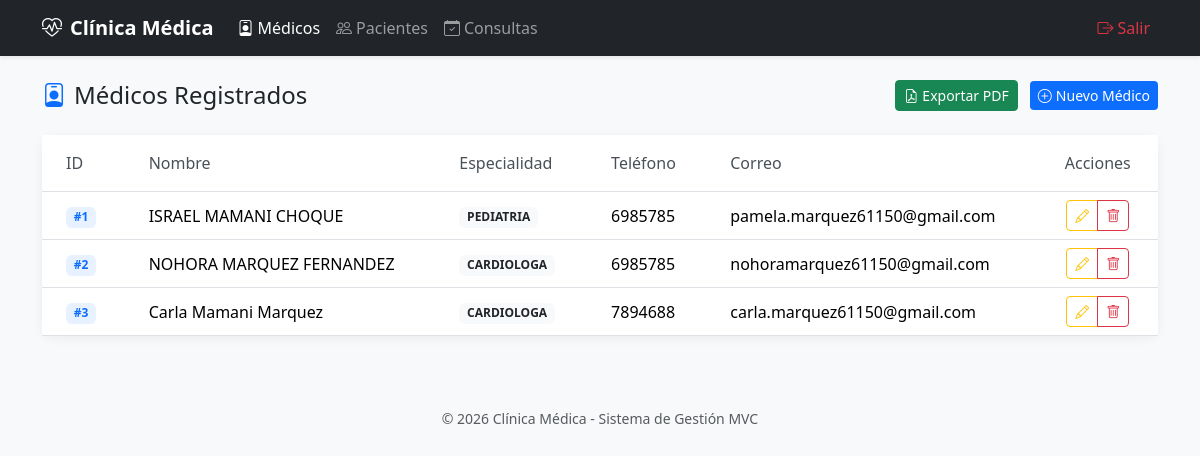
The page /medicos/ on the database its author committed.
### models/medico_model.py (models this page shows, shortened)
class Medico(db.Model):
    __tablename__ = 'medicos'
    id = db.Column(db.Integer, primary_key=True)
    nombre = db.Column(db.String(100), nullable=False)
    especialidad = db.Column(db.String(80), nullable=False)
    telefono = db.Column(db.String(20))
    correo = db.Column(db.String(100), unique=True, nullable=False)
    consultas = db.relationship('Consulta', backref='medico', lazy=True, cascade='all, delete-orphan')
    @staticmethod
    def get_all():
        return Medico.query.all()
    def delete(self):
        db.session.delete(self)
        db.session.commit()

### controllers/medico_controller.py (the view)
@medico_bp.route('/')
def index():
    medicos = Medico.get_all()
    return medico_view['list'](medicos)

### run.py (called while the page is built)
@app.context_processor
def inject_active_path():
    def is_active(path):
        return 'active' if request.path.startswith(path) else ''
    return dict(is_active=is_active)

### views/medico_view.py (called while the page is built)
def list(medicos):
    return render_template('medicos/index.html', medicos=medicos)

### templates/medicos/index.html (shortened to what this page needs)
{% extends 'base.html' %}
{% block content %}
<div class="d-flex justify-content-between align-items-center mb-4">
    <h4 class="mb-0"><i class="bi bi-person-badge me-2 text-primary"></i>Médicos Registrados</h4>
    <div>
        <a href="{{ url_for('consulta.exportar_medicos_pdf') }}" class="btn btn-success btn-sm me-2" title="Exportar a PDF">
            <i class="bi bi-file-earmark-pdf me-1"></i>Exportar PDF
        </a>
        <a href="{{ url_for('medico.create') }}" class="btn btn-primary btn-sm">
            <i class="bi bi-plus-circle me-1"></i>Nuevo Médico
        </a>
    </div>
</div>
<div class="card">
    <div class="card-body p-0">
        {% if medicos %}
        <div class="table-responsive">
            <table class="table table-hover align-middle mb-0">
                <thead class="bg-light">
                    <tr>
                        <th class="py-3 px-4">ID</th>
                        <th class="py-3 px-4">Nombre</th>
                        <th class="py-3 px-4">Especialidad</th>
                        <th class="py-3 px-4">Teléfono</th>
                        <th class="py-3 px-4">Correo</th>
                        <th class="py-3 px-4 text-center">Acciones</th>
                    </tr>
                </thead>
                <tbody>
                    {% for m in medicos %}
                    <tr>
                        <td class="px-4"><span class="badge badge-medico">#{{ m.id }}</span></td>
                        <td class="px-4 fw-medium">{{ m.nombre }}</td>
                        <td class="px-4"><span class="badge bg-light text-dark">{{ m.especialidad }}</span></td>
                        <td class="px-4">{{ m.telefono or '-' }}</td>
                        <td class="px-4">{{ m.correo }}</td>
                        <td class="px-4 text-center">
                            <div class="btn-group btn-group-sm">
                                <a href="{{ url_for('medico.edit', id=m.id) }}" class="btn btn-outline-warning" title="Editar"><i class="bi bi-pencil"></i></a>
                                <a href="{{ url_for('medico.delete', id=m.id) }}" class="btn btn-outline-danger" onclick="return confirm('¿Eliminar médico?')" title="Eliminar"><i class="bi bi-trash"></i></a>
                            </div>
                        </td>
                    </tr>
                    {% endfor %}
                </tbody>
            </table>
        </div>
        {% else %}
        <div class="empty-state">
            <i class="bi bi-person-x display-4 mb-3"></i>
            <p class="mb-0">No hay médicos registrados</p>
        </div>
        {% endif %}
    </div>
</div>
{% endblock %}

### templates/base.html (shortened to what this page needs)
<!doctype html>
<html lang="es">
<head>
    <link href="https://cdn.jsdelivr.net/npm/bootstrap@5.3.3/dist/css/bootstrap.min.css" rel="stylesheet">
    <link rel="stylesheet" href="https://cdn.jsdelivr.net/npm/bootstrap-icons@1.11.3/font/bootstrap-icons.css">
</head>
<body>
    <nav class="navbar navbar-expand-lg navbar-dark bg-dark mb-4">
        <div class="container">
            <a class="navbar-brand" href="/"><i class="bi bi-heart-pulse me-2"></i>Clínica Médica</a>
            <div class="collapse navbar-collapse" id="navbarNav">
                <ul class="navbar-nav me-auto">
                    <li class="nav-item"><a class="nav-link {{ is_active('/medicos') }}" href="/medicos"><i class="bi bi-person-badge me-1"></i>Médicos</a></li>
                    <li class="nav-item"><a class="nav-link {{ is_active('/pacientes') }}" href="/pacientes"><i class="bi bi-people me-1"></i>Pacientes</a></li>
                    <li class="nav-item"><a class="nav-link {{ is_active('/consultas') }}" href="/consultas"><i class="bi bi-calendar-check me-1"></i>Consultas</a></li>
                </ul>
                <ul class="navbar-nav">
                    <li class="nav-item">
                        <a class="nav-link text-danger" href="{{ url_for('logout') }}">
                             <i class="bi bi-box-arrow-right me-1"></i>Salir
                         </a>
                    </li>
            </div>
        </div>
    </nav>
    <div class="container">{% block content %}{% endblock %}</div>
    <footer class="text-center py-4 mt-5 text-muted small">&copy; 2026 Clínica Médica - Sistema de Gestión MVC</footer>
</body>
</html>

### templates/base.html (style rules this page uses)
:root { --primary: #0d6efd; --secondary: #6c757d; }
body { background: #f8f9fa; font-family: 'Segoe UI', system-ui, sans-serif; }
.navbar { box-shadow: 0 2px 4px rgba(0,0,0,.08); }
.navbar-brand { font-weight: 600; }
.card { border: none; box-shadow: 0 2px 12px rgba(0,0,0,.06); border-radius: 12px; }
.btn-primary { background: var(--primary); border: none; }
.table th { font-weight: 500; color: #495057; }
.badge-medico { background: #e7f1ff; color: #0d6efd; }

### rows shown on the page
Medico: id "1", nombre "ISRAEL MAMANI CHOQUE", especialidad "PEDIATRIA", telefono "6985785", correo "pamela.marquez61150@gmail.com"
Medico: id "2", nombre "NOHORA MARQUEZ FERNANDEZ", especialidad "CARDIOLOGA", telefono "6985785", correo "nohoramarquez61150@gmail.com"
Medico: id "3", nombre "Carla Mamani Marquez", especialidad "CARDIOLOGA", telefono "7894688", correo "carla.marquez61150@gmail.com"
